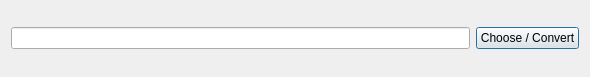
<?xml version="1.0" encoding="UTF-8"?>
<ui version="4.0">
 <class>Dialog</class>
 <widget class="QDialog" name="Dialog">
  <property name="geometry">
   <rect>
    <x>0</x>
    <y>0</y>
    <width>590</width>
    <height>77</height>
   </rect>
  </property>
  <property name="windowTitle">
   <string>Dialog</string>
  </property>
  <layout class="QVBoxLayout" name="verticalLayout">
   <item>
    <layout class="QHBoxLayout" name="horizontalLayout">
     <item>
      <widget class="QLineEdit" name="lineEdit">
       <property name="readOnly">
        <bool>true</bool>
       </property>
      </widget>
     </item>
     <item>
      <widget class="QPushButton" name="pushButton">
       <property name="text">
        <string>Choose / Convert</string>
       </property>
      </widget>
     </item>
    </layout>
   </item>
  </layout>
 </widget>
 <layoutdefault spacing="6" margin="11"/>
 <resources/>
 <connections/>
</ui>
